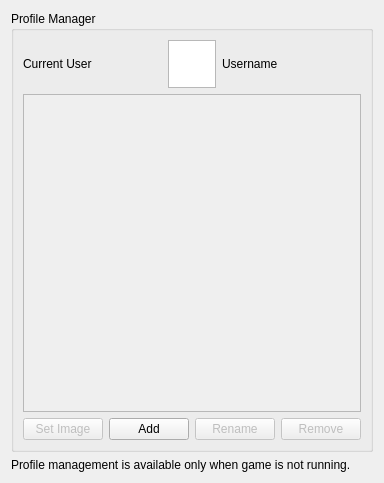
<?xml version="1.0" encoding="UTF-8"?>
<ui version="4.0">
 <class>ConfigureProfileManager</class>
 <widget class="QWidget" name="ConfigureProfileManager">
  <property name="geometry">
   <rect>
    <x>0</x>
    <y>0</y>
    <width>366</width>
    <height>483</height>
   </rect>
  </property>
  <property name="windowTitle">
   <string>Form</string>
  </property>
  <layout class="QHBoxLayout" name="horizontalLayout">
   <item>
    <layout class="QVBoxLayout" name="verticalLayout">
     <item>
      <widget class="QGroupBox" name="gridGroupBox">
       <property name="title">
        <string>Profile Manager</string>
       </property>
       <layout class="QGridLayout" name="gridLayout_2">
        <property name="sizeConstraint">
         <enum>QLayout::SetNoConstraint</enum>
        </property>
        <item row="0" column="0">
         <layout class="QHBoxLayout" name="horizontalLayout_2">
          <item>
           <widget class="QLabel" name="label">
            <property name="sizePolicy">
             <sizepolicy hsizetype="Preferred" vsizetype="Minimum">
              <horstretch>0</horstretch>
              <verstretch>0</verstretch>
             </sizepolicy>
            </property>
            <property name="text">
             <string>Current User</string>
            </property>
           </widget>
          </item>
          <item>
           <widget class="QGraphicsView" name="current_user_icon">
            <property name="minimumSize">
             <size>
              <width>48</width>
              <height>48</height>
             </size>
            </property>
            <property name="maximumSize">
             <size>
              <width>48</width>
              <height>48</height>
             </size>
            </property>
            <property name="verticalScrollBarPolicy">
             <enum>Qt::ScrollBarAlwaysOff</enum>
            </property>
            <property name="horizontalScrollBarPolicy">
             <enum>Qt::ScrollBarAlwaysOff</enum>
            </property>
            <property name="interactive">
             <bool>false</bool>
            </property>
           </widget>
          </item>
          <item>
           <widget class="QLabel" name="current_user_username">
            <property name="sizePolicy">
             <sizepolicy hsizetype="Preferred" vsizetype="Minimum">
              <horstretch>0</horstretch>
              <verstretch>0</verstretch>
             </sizepolicy>
            </property>
            <property name="text">
             <string>Username</string>
            </property>
           </widget>
          </item>
         </layout>
        </item>
        <item row="1" column="0">
         <widget class="QScrollArea" name="scrollArea">
          <property name="sizePolicy">
           <sizepolicy hsizetype="Expanding" vsizetype="Expanding">
            <horstretch>0</horstretch>
            <verstretch>0</verstretch>
           </sizepolicy>
          </property>
          <property name="frameShape">
           <enum>QFrame::StyledPanel</enum>
          </property>
          <property name="widgetResizable">
           <bool>false</bool>
          </property>
         </widget>
        </item>
        <item row="2" column="0">
         <layout class="QHBoxLayout" name="horizontalLayout_3">
          <item>
           <widget class="QPushButton" name="pm_set_image">
            <property name="enabled">
             <bool>false</bool>
            </property>
            <property name="text">
             <string>Set Image</string>
            </property>
           </widget>
          </item>
          <item>
           <spacer name="horizontalSpacer">
            <property name="orientation">
             <enum>Qt::Horizontal</enum>
            </property>
            <property name="sizeHint" stdset="0">
             <size>
              <width>40</width>
              <height>20</height>
             </size>
            </property>
           </spacer>
          </item>
          <item>
           <widget class="QPushButton" name="pm_add">
            <property name="text">
             <string>Add</string>
            </property>
           </widget>
          </item>
          <item>
           <widget class="QPushButton" name="pm_rename">
            <property name="enabled">
             <bool>false</bool>
            </property>
            <property name="text">
             <string>Rename</string>
            </property>
           </widget>
          </item>
          <item>
           <widget class="QPushButton" name="pm_remove">
            <property name="enabled">
             <bool>false</bool>
            </property>
            <property name="text">
             <string>Remove</string>
            </property>
           </widget>
          </item>
         </layout>
        </item>
       </layout>
      </widget>
     </item>
     <item>
      <widget class="QLabel" name="label_disable_info">
       <property name="text">
        <string>Profile management is available only when game is not running.</string>
       </property>
       <property name="wordWrap">
        <bool>true</bool>
       </property>
      </widget>
     </item>
    </layout>
   </item>
  </layout>
 </widget>
 <resources/>
 <connections/>
</ui>
